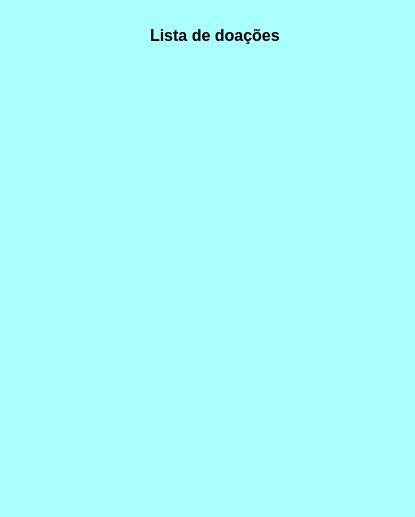
<?xml version="1.0" encoding="UTF-8"?>
<ui version="4.0">
 <class>MainWindow</class>
 <widget class="QMainWindow" name="MainWindow">
  <property name="geometry">
   <rect>
    <x>0</x>
    <y>0</y>
    <width>415</width>
    <height>517</height>
   </rect>
  </property>
  <property name="windowTitle">
   <string>MainWindow</string>
  </property>
  <property name="styleSheet">
   <string notr="true">background-color: rgb(170, 255, 255);</string>
  </property>
  <widget class="QWidget" name="centralwidget">
   <widget class="QLabel" name="label">
    <property name="geometry">
     <rect>
      <x>150</x>
      <y>10</y>
      <width>141</width>
      <height>51</height>
     </rect>
    </property>
    <property name="font">
     <font>
      <pointsize>12</pointsize>
      <weight>75</weight>
      <bold>true</bold>
     </font>
    </property>
    <property name="text">
     <string>Lista de doações</string>
    </property>
   </widget>
  </widget>
  <widget class="QMenuBar" name="menubar">
   <property name="geometry">
    <rect>
     <x>0</x>
     <y>0</y>
     <width>415</width>
     <height>21</height>
    </rect>
   </property>
  </widget>
  <widget class="QStatusBar" name="statusbar"/>
 </widget>
 <resources/>
 <connections/>
</ui>
